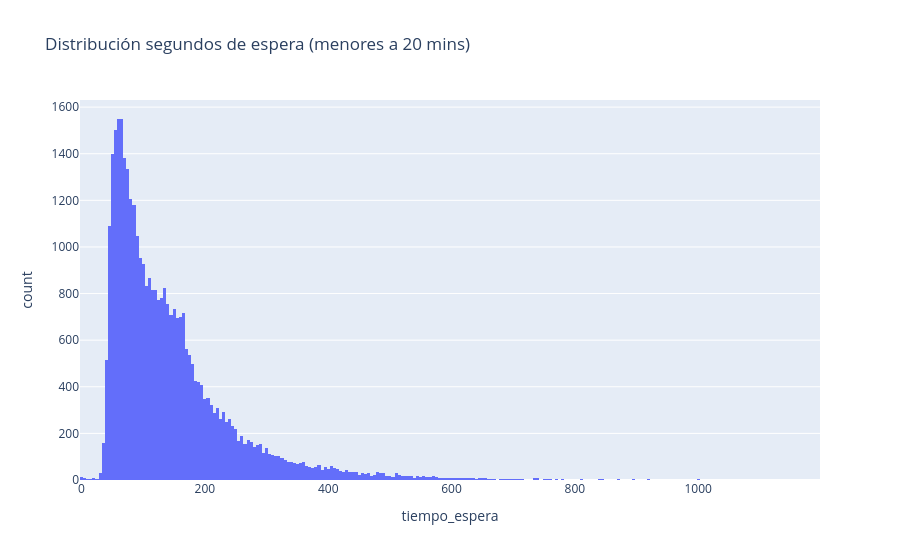

This figure's notebook cell:
### Code cell
px.histogram(df_original[df_original.tiempo_espera < 20 * 60], 'tiempo_espera', title='Distribución segundos de espera (menores a 20 mins)')

### Figure 1 — Plotly figure (JSON) as saved in the notebook; plotly's stock layout.template omitted (floating-point values rounded to 4 significant figures; data arrays with more than 128 entries replaced by an {"elided": "..."} marker saying what was removed)
{"data": [{"bingroup": "x", "hovertemplate": "tiempo_espera=%{x}<br>count=%{y}<extra></extra>", "legendgroup": "", "marker": {"color": "#636efa", "pattern": {"shape": ""}}, "name": "", "orientation": "v", "showlegend": false, "type": "histogram", "x": {"elided": "36120 float values"}, "xaxis": "x", "yaxis": "y"}], "layout": {"barmode": "relative", "legend": {"tracegroupgap": 0}, "title": {"text": "Distribución segundos de espera (menores a 20 mins)"}, "xaxis": {"anchor": "y", "domain": [0, 1], "title": {"text": "tiempo_espera"}}, "yaxis": {"anchor": "x", "domain": [0, 1], "title": {"text": "count"}}}}
